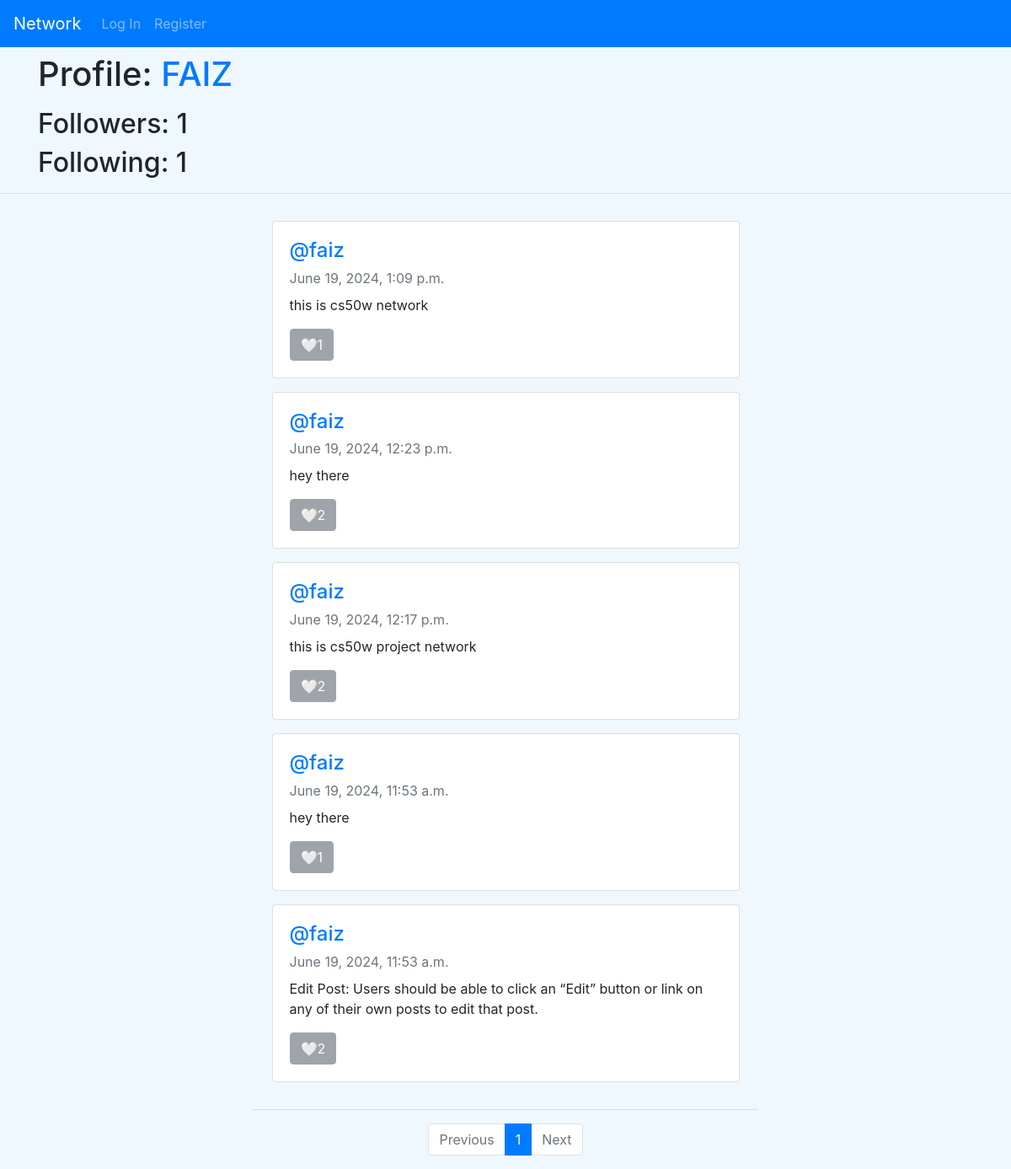
Screenshot of /profile/4 with the database file from the repository.
### network/models.py (models this page shows, shortened)
class User(AbstractUser):
    following = models.ManyToManyField(
        'self', blank=True, symmetrical=False, related_name='followers')
    pass

class Post(models.Model):
    user = models.ForeignKey(
        User, on_delete=models.CASCADE, related_name='posted_by')
    content = models.CharField(max_length=255)
    date = models.DateTimeField(auto_now_add=True)
    like = models.ManyToManyField(User, related_name='liked', blank=True)

### network/views.py (the view)
# urls.py: path('profile/<int:profile_id>', views.profile, name='profile'),
def profile(request, profile_id):
    if request.method == 'GET':
        try:
            profile = User.objects.get(pk=profile_id)
        except:
            return HttpResponseRedirect(reverse('index'))
        posts = Post.objects.filter(user=profile).order_by('-date')
        paginator = Paginator(posts, 10)
        page_number = request.GET.get('page', 1)
        page_obj = paginator.get_page(page_number)
        return render(request, "network/profile.html", {
            "page_obj": page_obj,
            "profile_data": profile
        })

### network/templates/network/profile.html (shortened to what this page needs)
{% extends "network/layout.html" %} {% load static %}{% block body %}
<div class="container">
  <div class="w-100">
    <div class="row my-2">
      <h1 class="col-10">
        Profile:
        <span class="text-primary">{{ profile_data.username|upper }}</span>
      </h1>
    </div>
    <h2>Followers: {{profile_data.followers.all.count}}</h2>
    <h2>Following: {{profile_data.following.all.count}}</h2>
  </div>
</div>
<hr />
<div class="container my-3 d-flex justify-content-center">
  <div class="w-50">
    {% for post in page_obj %}
    <div class="card my-3">
      <div class="card-body" data-id="{{post.id}}">
        <h4 class="card-title text-success">
          <a href="{% url 'profile' profile_id=post.user.id %}"
            >@{{ post.user }}</a
          >
        </h4>
        <p class="card-subtitle mb-2 text-muted">{{ post.date }}</p>
        <p class="card-text" id="content_{{post.id}}">{{ post.content }}</p>
        <div class="d-flex justify-content-between">
          {% if user.is_authenticated %} {% if user in post.like.all %}
          <button
            class="btn btn-danger"
            id="btn_like_{{post.id}}"
            onclick="like('{{post.id}}', '{{user.id}}')"
          >
            🤍{{post.like.all.count}}
          </button>
          {% else %}
          <button
            class="btn btn-secondary"
            id="btn_like_{{post.id}}"
            onclick="like('{{post.id}}', '{{user.id}}')"
          >
            🤍{{post.like.all.count}}
          </button>
          {% endif %}
          {% else %}
          <button class="btn btn-secondary btn_like" disabled>
            🤍{{post.like.all.count}}
          </button>
          {% endif %}
        </div>
      </div>
    </div>
    {% endfor %}
  </div>
</div>
<div class="sticky-bottom">
  <hr class="w-50" />
  <nav aria-label="Page navigation">
    <ul class="pagination justify-content-center">
      {% if page_obj.has_previous %}
      <li class="page-item">
        <a
          class="page-link"
          href="?page={{ page_obj.previous_page_number }}"
          tabindex="-1"
          >Previous</a
        >
      </li>
      {% else %}
      <li class="page-item disabled">
        <a class="page-link" href="#" tabindex="-1">Previous</a>
      </li>
      {% endif %}
      {% for i in page_obj.paginator.page_range %}
      <li class="page-item {% if i == page_obj.number %}active{% endif %}">
        <a class="page-link" href="?page={{i}}">{{i}}</a>
      </li>
      {% endfor %}
      {% if page_obj.has_next %}
      <li class="page-item">
        <a class="page-link" href="?page={{ page_obj.next_page_number }}"
          >Next</a
        >
      </li>
      {% else %}
      <li class="page-item disabled">
        <a class="page-link" href="#">Next</a>
      </li>
      {% endif %}
    </ul>
  </nav>
</div>
{% endblock %}

### rows the page displays
User: username "FAIZ", followers.all.count "1", following.all.count "1"
Post: user "faiz", date "June 19, 2024, 1:09 p.m.", content "this is cs50w network", like.all.count "1"
Post: user "faiz", date "June 19, 2024, 12:23 p.m.", content "hey there", like.all.count "2"
Post: user "faiz", date "June 19, 2024, 12:17 p.m.", content "this is cs50w project network", like.all.count "2"
Post: user "faiz", date "June 19, 2024, 11:53 a.m.", content "hey there", like.all.count "1"
Post: user "faiz", date "June 19, 2024, 11:53 a.m.", content "Edit Post: Users should be able to click an “Edit” button or link on any of their own posts to edit that post.", like.all.count "2"

### other values shown
{{ i }} "1"
